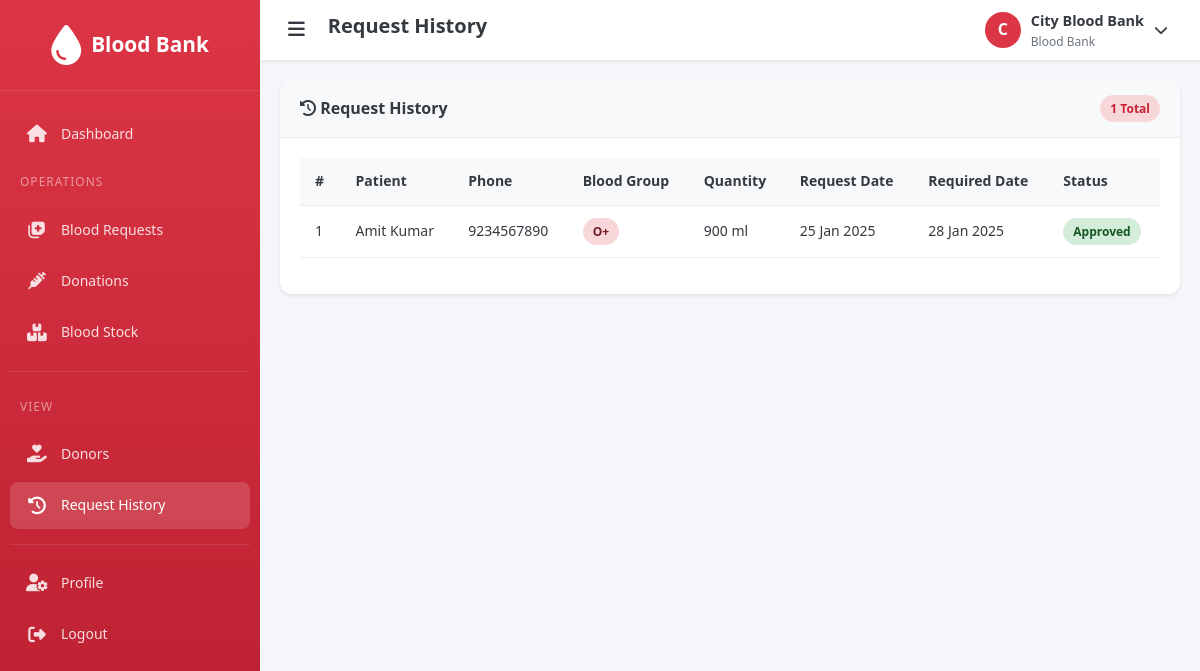
The app's page /bloodbank/request_history.php (signed in) with its own data.
### tables this page shows
CREATE TABLE blood_bank (
    id INT PRIMARY KEY AUTO_INCREMENT,
    user_id INT,
    name VARCHAR(150) NOT NULL,
    address VARCHAR(255),
    state_id INT,
    city_id INT,
    location_id INT,
    phone VARCHAR(15),
    email VARCHAR(100),
    status ENUM('active', 'inactive') DEFAULT 'active',
    created_at TIMESTAMP DEFAULT CURRENT_TIMESTAMP,
    FOREIGN KEY (user_id) REFERENCES users(id) ON DELETE SET NULL,
    FOREIGN KEY (state_id) REFERENCES state(id) ON DELETE SET NULL,
    FOREIGN KEY (city_id) REFERENCES city(id) ON DELETE SET NULL,
    FOREIGN KEY (location_id) REFERENCES location(id) ON DELETE SET NULL
);

CREATE TABLE blood_request (
    id INT PRIMARY KEY AUTO_INCREMENT,
    patient_id INT NOT NULL,
    blood_bank_id INT,
    blood_group_id INT NOT NULL,
    quantity_ml INT NOT NULL,
    request_date DATE NOT NULL,
    required_date DATE,
    reason TEXT,
    urgency ENUM('normal', 'urgent', 'emergency') DEFAULT 'normal',
    status ENUM('pending', 'approved', 'rejected') DEFAULT 'pending',
    remarks TEXT,
    created_at TIMESTAMP DEFAULT CURRENT_TIMESTAMP,
    FOREIGN KEY (patient_id) REFERENCES patient(id) ON DELETE CASCADE,
    FOREIGN KEY (blood_bank_id) REFERENCES blood_bank(id) ON DELETE SET NULL,
    FOREIGN KEY (blood_group_id) REFERENCES blood_group(id) ON DELETE CASCADE
);

CREATE TABLE users (
    id INT PRIMARY KEY AUTO_INCREMENT,
    name VARCHAR(100) NOT NULL,
    email VARCHAR(100) UNIQUE NOT NULL,
    password VARCHAR(255) NOT NULL,
    phone VARCHAR(15),
    role ENUM('admin', 'bloodbank', 'donor', 'patient') NOT NULL,
    status ENUM('active', 'inactive', 'pending') DEFAULT 'active',
    created_at TIMESTAMP DEFAULT CURRENT_TIMESTAMP
);

CREATE TABLE blood_group (
    id INT PRIMARY KEY AUTO_INCREMENT,
    group_name VARCHAR(10) NOT NULL UNIQUE
);

### config/session.php (called while the page is built, shortened)
<?php
function getUserId() {
    return $_SESSION['user_id'] ?? null;
}
function getUserName() {
    return $_SESSION['user_name'] ?? 'User';
}
?>

### config/functions.php (called while the page is built, shortened)
<?php
require_once __DIR__ . '/database.php';
function formatDate($date) {
    return date('d M Y', strtotime($date));
}
function getStatusBadge($status) {
    switch (strtolower($status)) {
        case 'approved':
        case 'active':
            return 'badge-success';
    }
}
function getBloodBankByUserId($userId) {
    global $conn;
    $userId = (int)$userId;
    $result = mysqli_query($conn, "SELECT * FROM blood_bank WHERE user_id = $userId");
    return mysqli_fetch_assoc($result);
}
?>

### bloodbank/request_history.php (the view, shortened to what this page needs)
<?php
$pageTitle = 'Request History';
require_once '../includes/header.php';
$bloodBankInfo = getBloodBankByUserId(getUserId());
$bloodBankId = $bloodBankInfo['id'] ?? 0;
$requestsQuery = "SELECT br.*, p.user_id, u.name as patient_name, u.phone, bg.group_name
                  FROM blood_request br
                  JOIN patient p ON br.patient_id = p.id
                  JOIN users u ON p.user_id = u.id
                  JOIN blood_group bg ON br.blood_group_id = bg.id
                  WHERE br.blood_bank_id = $bloodBankId
                  ORDER BY br.created_at DESC";
$requests = mysqli_fetch_all(mysqli_query($conn, $requestsQuery), MYSQLI_ASSOC);
require_once '../includes/bloodbank_sidebar.php';
?>
<div class="card">
    <div class="card-header">
        <h3><i class="fas fa-history"></i> Request History</h3>
        <span class="badge badge-primary"><?php echo count($requests); ?> Total</span>
    </div>
    <div class="card-body">
        <?php if (count($requests) > 0): ?>
            <div class="table-responsive">
                <table class="table">
                    <thead>
                        <tr>
                            <th>#</th>
                            <th>Patient</th>
                            <th>Phone</th>
                            <th>Blood Group</th>
                            <th>Quantity</th>
                            <th>Request Date</th>
                            <th>Required Date</th>
                            <th>Status</th>
                        </tr>
                    </thead>
                    <tbody>
                        <?php foreach ($requests as $index => $request): ?>
                            <tr>
                                <td><?php echo $index + 1; ?></td>
                                <td><?php echo htmlspecialchars($request['patient_name']); ?></td>
                                <td><?php echo htmlspecialchars($request['phone']); ?></td>
                                <td><span class="badge badge-danger"><?php echo $request['group_name']; ?></span></td>
                                <td><?php echo $request['quantity_ml']; ?> ml</td>
                                <td><?php echo formatDate($request['request_date']); ?></td>
                                <td><?php echo $request['required_date'] ? formatDate($request['required_date']) : 'ASAP'; ?></td>
                                <td><span class="badge <?php echo getStatusBadge($request['status']); ?>"><?php echo ucfirst($request['status']); ?></span></td>
                            </tr>
                        <?php endforeach; ?>
                    </tbody>
                </table>
            </div>
        <?php endif; ?>
    </div>
</div>
    </div>
</main>
<?php require_once '../includes/footer.php'; ?>

### includes/bloodbank_sidebar.php (shortened to what this page needs)
<?php
$currentPage = basename($_SERVER['PHP_SELF'], '.php');
$bloodBankInfo = getBloodBankByUserId(getUserId());
?>
<aside class="sidebar">
    <div class="sidebar-header">
        <a href="/blood_bank/bloodbank/dashboard.php" class="logo">
            <i class="fas fa-tint"></i>
            <span class="logo-text">Blood Bank</span>
        </a>
    </div>
    <nav class="sidebar-menu">
        <div class="menu-item">
            <a href="/blood_bank/bloodbank/dashboard.php" class="menu-link <?php echo $currentPage === 'dashboard' ? 'active' : ''; ?>">
                <i class="fas fa-home"></i>
                <span>Dashboard</span>
            </a>
        </div>
        <div class="menu-title">Operations</div>
        <div class="menu-item">
            <a href="/blood_bank/bloodbank/blood_requests.php" class="menu-link <?php echo $currentPage === 'blood_requests' ? 'active' : ''; ?>">
                <i class="fas fa-notes-medical"></i>
                <span>Blood Requests</span>
            </a>
        </div>
        <div class="menu-item">
            <a href="/blood_bank/bloodbank/donations.php" class="menu-link <?php echo $currentPage === 'donations' ? 'active' : ''; ?>">
                <i class="fas fa-syringe"></i>
                <span>Donations</span>
            </a>
        </div>
        <div class="menu-item">
            <a href="/blood_bank/bloodbank/blood_stock.php" class="menu-link <?php echo $currentPage === 'blood_stock' ? 'active' : ''; ?>">
                <i class="fas fa-boxes"></i>
                <span>Blood Stock</span>
            </a>
        </div>
        <div class="menu-divider"></div>
        <div class="menu-title">View</div>
        <div class="menu-item">
            <a href="/blood_bank/bloodbank/donors.php" class="menu-link <?php echo $currentPage === 'donors' ? 'active' : ''; ?>">
                <i class="fas fa-hand-holding-heart"></i>
                <span>Donors</span>
            </a>
        </div>
        <div class="menu-item">
            <a href="/blood_bank/bloodbank/request_history.php" class="menu-link <?php echo $currentPage === 'request_history' ? 'active' : ''; ?>">
                <i class="fas fa-history"></i>
                <span>Request History</span>
            </a>
        </div>
        <div class="menu-divider"></div>
        <div class="menu-item">
            <a href="/blood_bank/bloodbank/profile.php" class="menu-link <?php echo $currentPage === 'profile' ? 'active' : ''; ?>">
                <i class="fas fa-user-cog"></i>
                <span>Profile</span>
            </a>
        </div>
        <div class="menu-item">
            <a href="/blood_bank/logout.php" class="menu-link">
                <i class="fas fa-sign-out-alt"></i>
                <span>Logout</span>
            </a>
        </div>
    </nav>
</aside>
<main class="main-content">
    <header class="header">
        <div class="header-left">
            <button class="toggle-sidebar" type="button">
                <i class="fas fa-bars"></i>
            </button>
            <h1 class="page-title"><?php echo $pageTitle ?? 'Dashboard'; ?></h1>
        </div>
        <div class="header-right">
            <div class="user-dropdown">
                <div class="dropdown-toggle">
                    <div class="user-avatar"><?php echo $userInitial; ?></div>
                    <div class="user-info">
                        <div class="user-name"><?php echo $bloodBankInfo['name'] ?? getUserName(); ?></div>
                        <div class="user-role">Blood Bank</div>
                    </div>
                    <i class="fas fa-chevron-down"></i>
                </div>
            </div>
        </div>
    </header>
    <div class="content-wrapper">

### records on screen
blood_bank: name "City Blood Bank"
blood_request: users.name "Amit Kumar", users.phone "9234567890", blood_group.group_name "O+", quantity_ml "900", request_date "25 Jan 2025", required_date "28 Jan 2025", status "Approved"

### other values on screen
$pageTitle "Request History"
$userInitial "C"
count($requests) "1"
